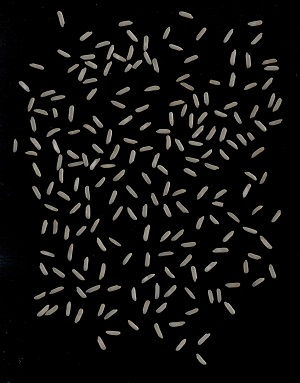
//> input picture 2.jpeg, 300 x 383 px
$ ./NEWmain   (built with g++ and OpenCV 4)
//> lines starting //> are read from the running program, lines starting //| are printed output that depends on the picture; after the words box and inside, x2 and y2 are one past the last pixel; in counts of white or black regions, pixels touching at a corner belong together
#include <opencv2\opencv.hpp>
#include <opencv2\core\utility.hpp>
#include "opencv2\imgproc.hpp"
#include "opencv2\imgcodecs.hpp"
#include "opencv2\highgui.hpp"
#include <vector>
#include <iostream>
#include <stdio.h>

using namespace std;
using namespace cv;

void process(Mat src)
{
    ofstream file;
    file.open("PictureInfo.txt");
    Mat canny_output;
    Canny(src, canny_output, 100, 200, 3);
    dilate(canny_output, canny_output, Mat(), Point(-1, -1));

    /*namedWindow("Canny edge detection", WINDOW_AUTOSIZE);
    imshow("Canny edge detection", canny_output);*/


    vector<vector<Point>> contours;
   vector<Vec4i> hierarchy;
    findContours(canny_output, contours, hierarchy, CV_RETR_TREE, CV_CHAIN_APPROX_SIMPLE, Point(0, 0));

    Mat drawing = Mat::zeros(canny_output.size(), CV_8UC3);

    vector<Point> approxShape;

    for (size_t i = 0; i < contours.size(); i++)
    {
        Scalar white = Scalar(255, 255, 255);
        approxPolyDP(contours[i], approxShape, arcLength(Mat(contours[i]), true)*0.04, true);
        drawContours(drawing, contours, (int)i, white, CV_FILLED);
    }

    vector<double> areas(contours.size());
    vector<Point2d> centres(contours.size());

    int cnt = 1;

    for (int i = 0; i < contours.size(); i++)
    {
        areas[i] = contourArea(contours[i]);
        const Moments mu = moments(contours[i], false);
        centres[i] = Point2d(mu.m10 / mu.m00, mu.m01 / mu.m00);
        if (areas[i] >= 50)
        {
            file << "Area " << cnt << ": " << areas[i] << "\n";
            file << "Center " << cnt << ": " << centres[i].x << ", " << centres[i].y << "\n";
            cnt++;
        }
    }

    file << "No. of particles: " << cnt - 1 << "\n";
    file.close();
}


int main(int argc, const char** argv)
{
	Mat src = imread("2.jpeg", CV_LOAD_IMAGE_GRAYSCALE);
//> src: 383 rows x 300 cols, CV_8UC1; min 0, max 209, mean 13.9

	if (!src.data)
	{
		cout << "Image not found!" << endl;
		return -1;
	}

	threshold(src, src, 100, 255, CV_THRESH_BINARY);
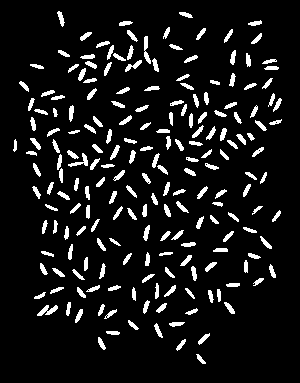
//> src: 383 rows x 300 cols, CV_8UC1; 8.8% white; 201 white regions, largest, box (x1, y1, x2, y2) and area: (37, 305, 58, 316) 115, (144, 36, 151, 64) 102, (68, 153, 88, 167) 95

    process(src);
//> in process, `Canny(src, canny_output, 100, 200, 3);`:
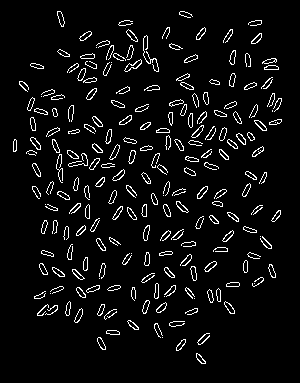
//> canny_output: 383 rows x 300 cols, CV_8UC1; 5.6% white in thin lines or dots, all inside (x1, y1, x2, y2) = (13, 11, 282, 364)
//> in process, `dilate(canny_output, canny_output, Mat(), Point(-1, -1));`:
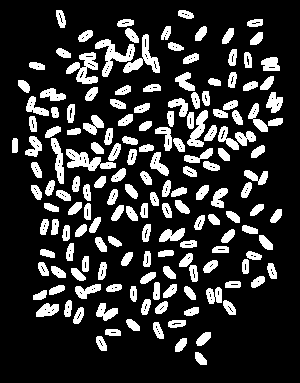
//> canny_output: 383 rows x 300 cols, CV_8UC1; 19.2% white; 164 white regions
//> in process, `findContours(canny_output, contours, hierarchy, CV_RETR_TREE, CV_CHAIN..`: contours = 463 contours, 296 with area under 20; largest, box (x1, y1, x2, y2) and area: (95, 39, 135, 77) 475, (66, 149, 116, 171) 456, (66, 52, 98, 84) 454, (123, 34, 160, 73) 427, (187, 110, 208, 147) 306
//> the loop in process, `for (size_t i = 0; i < contours.size(); i++)` made 463 passes
//> approxShape on passes 7, 22, 30: 4 Points (x, y): [98, 340], [99, 339], [100, 340], [99, 341], 4 Points (x, y): [76, 318], [77, 317], [78, 318], [77, 319], 4 Points (x, y): [51, 310], [52, 309], [53, 310], [52, 311]
//> after the loop in process, `for (size_t i = 0; i < contours.size(); i++)`:
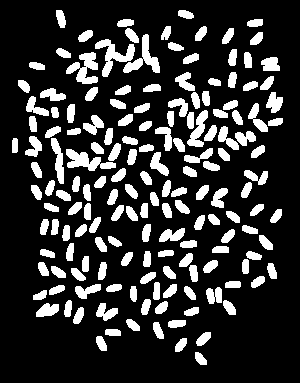
//> drawing: 383 rows x 300 cols, CV_8UC3; 19.7% white; 164 white regions, largest, box (x1, y1, x2, y2) and area: (95, 39, 135, 77) 559, (66, 52, 98, 84) 539, (66, 149, 116, 171) 532
//> after the loop in process, `for (size_t i = 0; i < contours.size(); i++)`: approxShape = 6 Points (x, y): [58, 13], [59, 12], [60, 13], [60, 14], [59, 15], [58, 14]
//> after the loop in process, `for (int i = 0; i < contours.size(); i++)`: areas = 463 values, max 475 at index 413, min 2 at index 3, mean 43.21; centres = 463 Points (x, y), first 12: [200.1, 358.5], [180.5, 344.6], [100.9, 343.1], [102, 345], [101, 343.5], [100, 341.5], [99, 340], [203.1, 338.4], [112.5, 332], [113, 332], [157.7, 330.1], [159, 333]; cnt = 165

	waitKey(0);
	system("pause");
}
